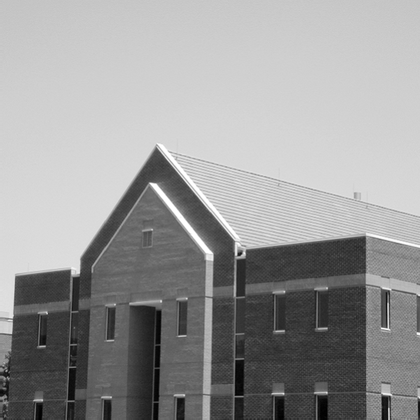
%> input picture HW1/building.tif, 420 x 420 px, shrunk from 1200 x 1200 before the run, given in place of astronaut.tif, which was not available
$ octave HW1.m   (GNU Octave 9; MATLAB toolbox functions it lacks are replaced by stand-ins)
%> lines starting %> are read from the running program, lines starting %| are printed output that depends on the picture; pictures that were not available may be replaced by others from this repository, and a replacement may not be noted
%TEE 461 Image Processing
%Zach Swinnerton
%HW 1

clear all;
close all;
clc;

%Problem 1
A = imread('astronaut.tif');
%> A is the input picture: size 420x420 uint8; min 0, max 255, mean 152.9
%A = 1650x2000 pixels
siz = size(A);
%> siz = [420 420]

A2 = A(1:2:end,1:2:end);
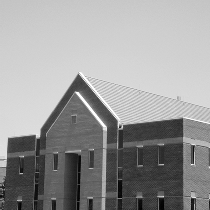
%> A2: size 210x210 uint8; min 0, max 255, mean 153.1
%Downsample by 2 = 1/2 as many rows and columns
%A2 should be (1650x2000)/2 = 825x1000 pixels

A5 = A(1:5:end,1:5:end);
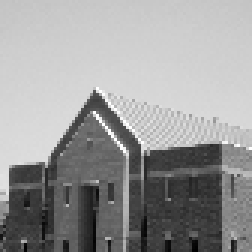
%> A5: size 84x84 uint8 (shown 3 times larger); min 0, max 255, mean 153.6
%Downsample by 5 = 1/5 as many rows and columns
%A5 should be (1650x2000)/5 = 330x400 pixels

%side by side comparison
figure(1);
subplot(1,3,1);
imshow(A);
title('Original');

subplot(1,3,2);
imshow(A2);
title('Downsampled by 2');

subplot(1,3,3);
imshow(A5);
title('Downsampled by 5');

%individual images
figure(2);
imshow(A);
title('Original');

figure(3);
imshow(A2);
title('Downsampled by 2');

figure(4);
imshow(A5);
title('Downsampled by 5');

clear all;
%close all;
clc;

%Problem 2 - Part 1
R = double(imread('rose_LR.tif'))/255;
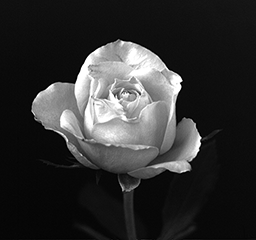
%> input picture HW1/rose_LR.tif, 256 x 240 px
%> R: size 240x256 double; min 0, max 1, mean 0.191
%R = 240x256 pixels
w = size(R,1); %240 pixels wide
%> w = 240
h = size(R,2); %256 pixels high
%> h = 256

%linear interpolation by 2
R2 = double(zeros([2*size(R)]));

R2(1:2:end,1:2:end) = R(:,:); %known pixels added every odd location
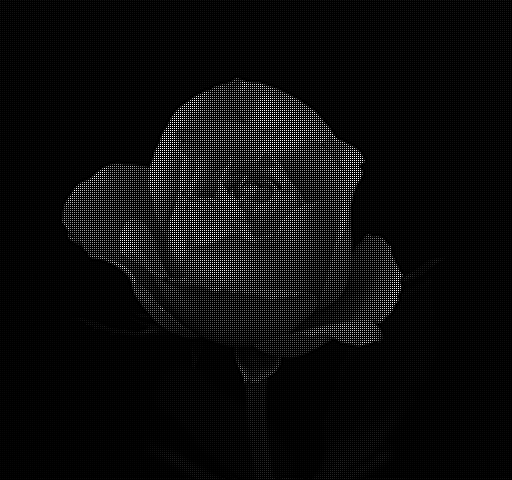
%> R2: size 480x512 double; min 0, max 1, mean 0.0477
% ___________________    _____________________________________
% | 1,1 | 1,2 | 1,3 |    | 1,1 | U.H | 1,2 | U.H | 1,3 | U.H |
% |_____|_____|_____|    |_____|_____|_____|_____|_____|_____|
% | 2,1 | 2,2 | 2,3 |    | U.V | U.C | U.V | U.C | U.V | U.C |
% |_____|_____|_____| -> |_____|_____|_____|_____|_____|_____|
% | 3,1 | 3,2 | 3,3 |    | 2,1 | U.H | 2,2 | U.H | 2,3 | U.H |
% |_____|_____|_____|    |_____|_____|_____|_____|_____|_____|
%                        | U.V | U.C | U.V | U.C | U.V | U.C |
%                        |_____|_____|_____|_____|_____|_____|
%                        | 3,1 | U.H | 3,2 | U.H | 3,3 | U.H |
%                        |_____|_____|_____|_____|_____|_____|
%                        | U.V | U.C | U.V | U.C | U.V | U.C |
%                        |_____|_____|_____|_____|_____|_____|
%
for r = 1:(w-1) %rows
    for c = 1:(h-1) %columns
        %unknown horizontal pixel
        R2((2*r-1),2*c) = .5*(R(r,c) + R(r,c+1));
        %unknown vertical pixel
        R2(2*r,(2*c-1)) = .5*(R(r,c) + R(r+1,c));
        %unknown center pixel
        R2(2*r,2*c) = .25*(R(r,c) + R(r,c+1) + R(r+1,c) + R(r+1,c+1));
    end
end

figure(6);
imshow(R);
title('Original');

figure(7)
imshow(R2);
title('Linear Interpolation by 2');

clear all;
%close all;
clc;

%Problem 2 - Part 2
R = double(imread('rose_LR.tif'))/255;
RO = double(imread('rose_LR.tif'))/255;
%R = 240x256 pixels
%R4 = 960x1024 pixels

%linear interpolation by 4 = (linear interpolatation by 2)x2
for loop = 1:2
    w = size(R,1); %pixels wide
    h = size(R,2); %pixels high
    R4 = double(zeros([2*size(R)]));

    R4(1:2:end,1:2:end) = R(:,:); %known pixels added every odd location
    % _____________    _________________________________________________
    % | 1,1 | 1,2 |    | 1,1 |     | U.H |     | 1,2 |     | U.H |     |
    % |_____|_____| -> |_____|_UH2_|_____|_____|_____|_UH2_|_____|_____|
    % | 2,1 | 2,2 |    |     |     |     |     |     |     |     |     |
    % |_____|_____|    |_UV2_|_UC2_|_____|_____|_UV2_|_UC2_|_____|_____|
    %                  | U.V |     | U.C |     | U.V |     | U.C |     |
    %                  |_____|_____|_____|_____|_____|_____|_____|_____|
    %                  |     |     |     |     |     |     |     |     |
    %                  |_____|_____|_____|_____|_____|_____|_____|_____|
    %                  | 2,1 |     | U.H |     | 2,2 |     | U.H |     |
    %                  |_____|_____|_____|_____|_____|_____|_____|_____|
    %                  |     |     |     |     |     |     |     |     |
    %                  |_____|_____|_____|_____|_____|_____|_____|_____|
    %                  | U.V |     | U.C |     | U.V |     | U.C |     |
    %                  |_____|_____|_____|_____|_____|_____|_____|_____|
    %                  |     |     |     |     |     |     |     |     |
    %                  |_____|_____|_____|_____|_____|_____|_____|_____|

    for r = 1:(w-1) %rows
        for c = 1:(h-1) %columns
            %unknown horizontal pixel
            R4((2*r-1),2*c) = .5*(R(r,c) + R(r,c+1));
            %unknown vertical pixel
            R4(2*r,(2*c-1)) = .5*(R(r,c) + R(r+1,c));
            %unknown center pixel
            R4(2*r,2*c) = .25*(R(r,c) + R(r,c+1) + R(r+1,c) + R(r+1,c+1));
        end
    end
    R = double(zeros([2*size(R)])); %reset R to be doubled blank image
    R(:,:) = R4(:,:); %remap 1st iterpolation image to original and repeat
end
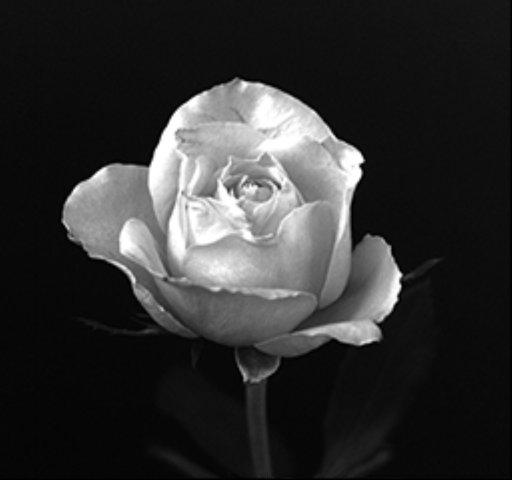
%> R: size 960x1024 double (shown at 1/2 size); min 0, max 1, mean 0.191

figure(8);
imshow(RO);
title('Original');

figure(9)
imshow(R4);
title('Linear Interpolation by 4');

clear all;
%close all;
clc;

%Problem 3
R = double(imread('rose_LR.tif'))/255;
IR = 1-R; %inverted
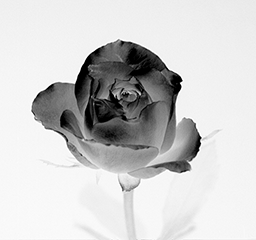
%> IR: size 240x256 double; min 0, max 1, mean 0.809

%side by side comparison
figure(10);
subplot(1,2,1);
imshow(R);
title('Original');

subplot(1,2,2);
imshow(IR);
title('Inverted');

%individual images
figure(11);
imshow(R);
title('Original');

figure(12);
imshow(IR);
title('Inverted');

clear all;
%close all;
clc;

%Problem 4
b15 = (1/1.5);
b2 = (1/2);

r = 0:0.001:1; %range
s1 = r.^b15; %brighten by 1.5 variable
s2 = r.^b2; %brighten by 2 variable
plot(r,s1,'g',r,s2,'r',r,r,'b--'); %ensure that 0 & 1 mapped properly
title('Pixel Mapping Graph');
legend({'Brighten 1.5','Brighten 2','Identity'},'Location','southeast');
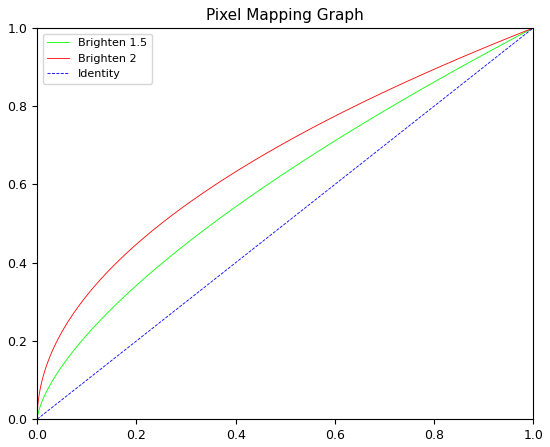
%> figure redrawn from the program's plot data; curve peaks at x = 1, y = 1

%> (the run ends here)
